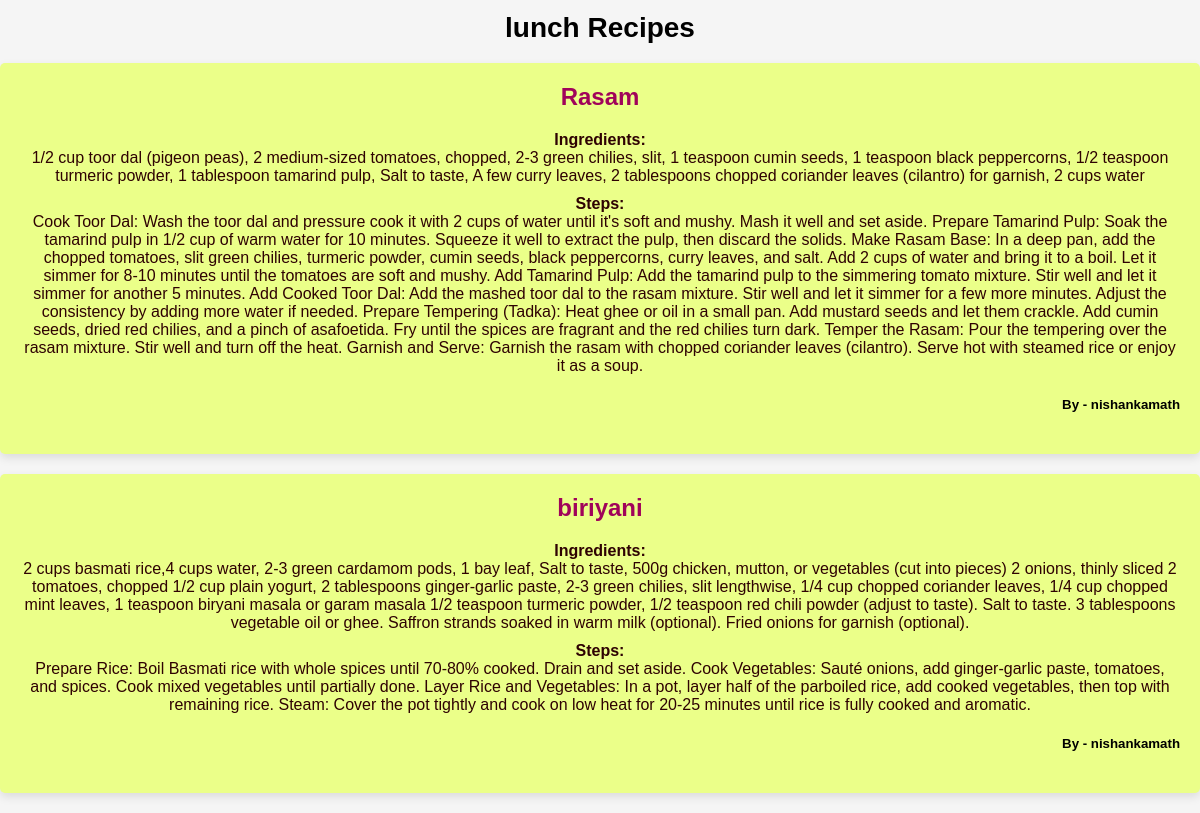
Page /render_category_page/lunch on the committed database.
### tables this page shows
CREATE TABLE recipe(
                    user text,
                    recipe_name text,
                    category text,
                    ingredients text,
                    steps text,
                    FOREIGN KEY (user) REFERENCES user(username));

### app.py (the view)
@app.route('/render_category_page/<category>')
def render_category_page(category):
    recipes = get_recipes_by_category(category)
    return render_template('category.html', category=category, recipes=recipes)

### app.py (called while the page is built)
def connect_db():
    conn = sqlite3.connect('dishdazzle.db')
    return conn

def get_recipes_by_category(category):
    conn = connect_db()
    cursor = conn.cursor()
    cursor.execute("SELECT * FROM recipe WHERE category = ?", (category,))
    recipes = cursor.fetchall()
    conn.close()
    return recipes

### templates/category.html (shortened to what this page needs)
<!DOCTYPE html>
<html lang="en">
<head>
</head>
<body>
    <h1>{{ category }} Recipes</h1>
    {% for recipe in recipes %}
    <div class="recipe">
        <h2>{{ recipe[1] }}</h2>
        <p><strong>Ingredients:</strong><br>{{ recipe[3] }}</p>
        <p><strong>Steps:</strong><br>{{ recipe[4] }}</p>
        <h5>By - {{ recipe[0] }}</h5>
    </div>
    {% endfor %}
</body>
</html>

### templates/category.html (style rules this page uses)
body { font-family: Arial, sans-serif; margin: 0; padding: 0; background-color: #f5f5f5; }
h1 { margin-top: 1%; font-size: 28px; text-align: center; align-items: center; }
.recipe { margin-bottom: 20px; padding: 20px; background-color: #ebff89; border-radius: 5px; box-shadow: 0 4px 10px rgba(0, 0, 0, 0.1); text-align: center; }
.recipe h2 { margin-top: 0; font-size: 24px; color: #a0035a; }
.recipe p { margin: 10px 0; font-size: 16px; color: #2e0202; }
.recipe h5 { text-align: right; border-radius: 5px; }

### rows in the picture
recipe: recipe_name "Rasam", ingredients "1/2 cup toor dal (pigeon peas), 2 medium-sized tomatoes, chopped, 2-3 green chilies, slit, 1 teaspoon cumin seeds, 1 teaspoon black peppercorns, 1/2 teaspoon turmeric powder, 1 tablespoon tamarind pulp, Salt to taste, A few curry leaves, 2 tablespoons chopped coriander leaves (cilantro) for garnish, 2 cups water", steps "Cook Toor Dal: Wash the toor dal and pressure cook it with 2 cups of water until it's soft and mushy. Mash it well and set aside. Prepare Tamarind Pulp: Soak the tamarind pulp in 1/2 cup of warm water for 10 minutes. Squeeze it well to extract the pulp, then discard the solids. Make Rasam Base: In a deep pan, add the chopped tomatoes, slit green chilies, turmeric powder, cumin seeds, black peppercorns, curry leaves, and salt. Add 2 cups of water and bring it to a boil. Let it simmer for 8-10 minutes until the tomatoes are soft and mushy. Add Tamarind Pulp: Add the tamarind pulp to the simmering tomato mixture. Stir well and let it simmer for another 5 minutes. Add Cooked Toor Dal: Add the…", user "nishankamath"
recipe: recipe_name "biriyani", ingredients "2 cups basmati rice,4 cups water, 2-3 green cardamom pods, 1 bay leaf, Salt to taste, 500g chicken, mutton, or vegetables (cut into pieces) 2 onions, thinly sliced 2 tomatoes, chopped 1/2 cup plain yogurt, 2 tablespoons ginger-garlic paste, 2-3 green chilies, slit lengthwise, 1/4 cup chopped coriander leaves, 1/4 cup chopped mint leaves, 1 teaspoon biryani masala or garam masala 1/2 teaspoon turmeric powder, 1/2 teaspoon red chili powder (adjust to taste). Salt to taste. 3 tablespoons vegetable oil or ghee. Saffron strands soaked in warm milk (optional). Fried onions for garnish (optional).", steps "Prepare Rice: Boil Basmati rice with whole spices until 70-80% cooked. Drain and set aside. Cook Vegetables: Sauté onions, add ginger-garlic paste, tomatoes, and spices. Cook mixed vegetables until partially done. Layer Rice and Vegetables: In a pot, layer half of the parboiled rice, add cooked vegetables, then top with remaining rice. Steam: Cover the pot tightly and cook on low heat for 20-25 minutes until rice is fully cooked and aromatic.", user "nishankamath"

### other values in the picture
{{ category }} "lunch"
